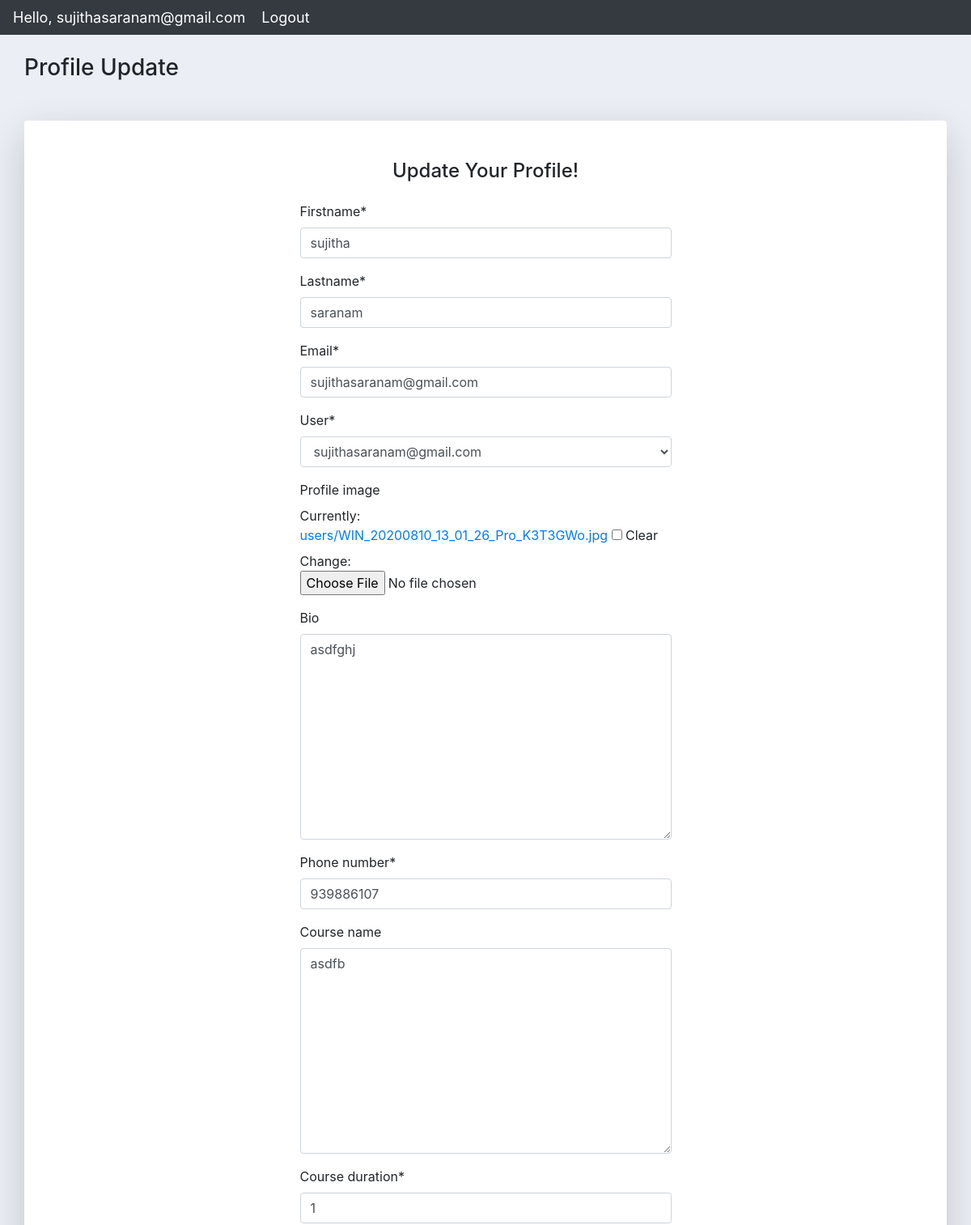
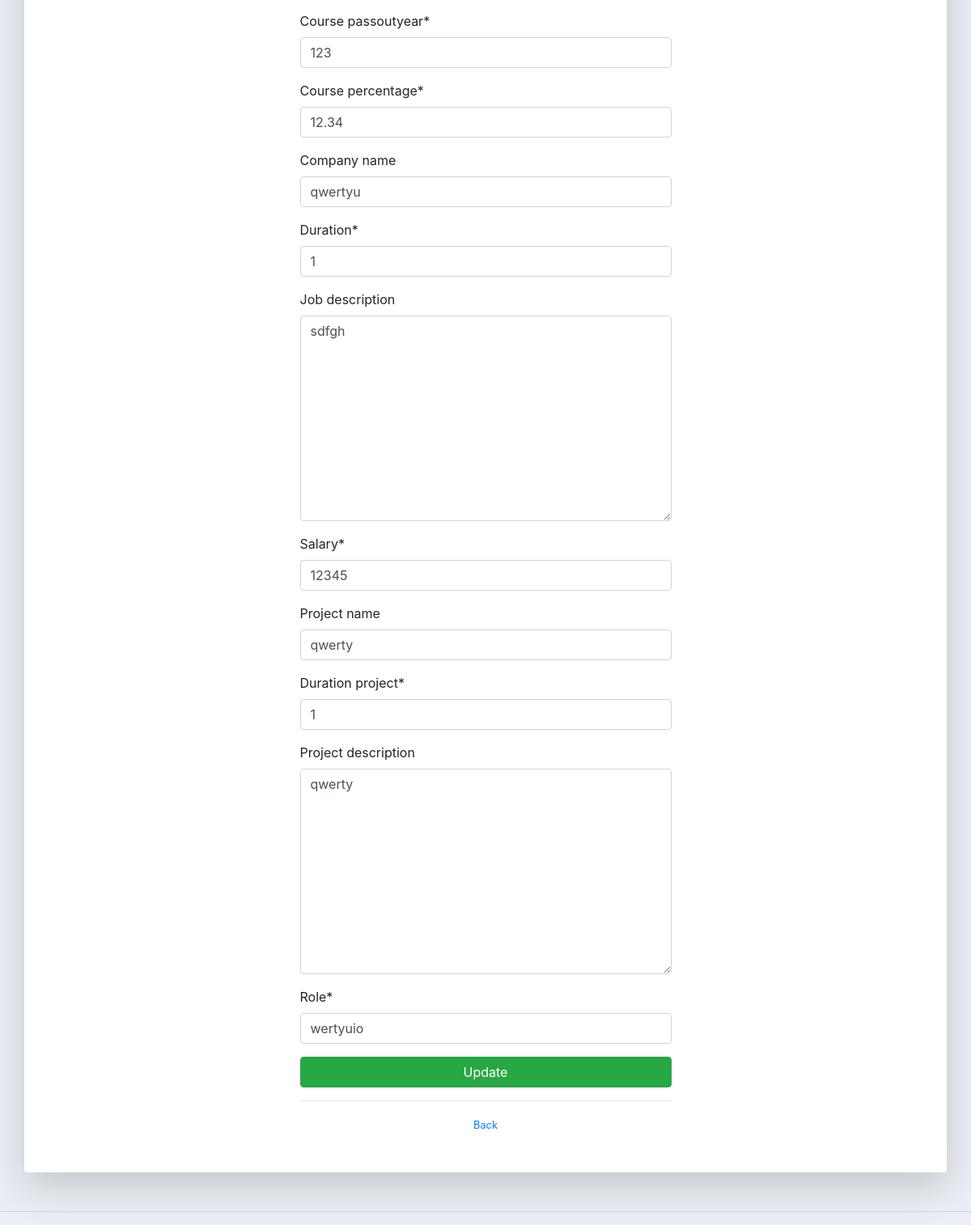
/profile-update/ (signed in), run on the app's committed database (2 pictures, top to bottom).
### ProfileBuilding/models.py (models this page shows, shortened)
class User(AbstractBaseUser,PermissionsMixin):#Inheriting the base user properties using Mixin. Mixin is helpful for inheriting parent properties
    firstname=models.CharField(max_length=100)
    lastname=models.CharField(max_length=100)
    email=models.EmailField(db_index=True,unique=True,max_length=254)
    is_staff= models.BooleanField(default=True)
    is_active=models.BooleanField(default=True)
    is_superuser=models.BooleanField(default=False)
    objects=CustomUserManager()
    USERNAME_FIELD='email'#username field is being replaced with email
    REQUIRED_FIELDS=['firstname','lastname']#marking these fields as required fields
    class Meta:
        verbose_name='User'
        verbose_name_plural='Users'

class Profile(models.Model): #this is another model to update profile as instructed
    user = models.OneToOneField(User, on_delete=models.CASCADE)#onetoone field is created to map the values for the user model
    profile_image = models.ImageField(upload_to='users/', null=True, blank=True)
    bio = models.TextField(max_length=500, blank=True)
    phone_number=models.CharField(max_length=10,null=True)
    course_name=models.TextField(max_length=500, blank=True)
    course_duration=models.IntegerField(default=0,null=True)
    course_passoutyear=models.CharField(max_length=4,null=True)
    course_percentage=models.FloatField(default=0,null=True)
    company_name=models.CharField(max_length=100,null=True, blank=True)
    duration=models.IntegerField(default=0,null=True)
    job_description=models.TextField(max_length=500, blank=True)
    salary=models.IntegerField(default=0,null=True)
    project_name=models.CharField(max_length=100,null=True, blank=True)
    duration_project=models.IntegerField(default=0,null=True)
    project_description=models.TextField(max_length=500, blank=True)
    role=models.CharField(max_length=100,null=True)

### ProfileBuilding/views.py (the view)
# urls.py: path('profile-update/', ProfileUpdateView.as_view(), name='profile-update'),
class ProfileUpdateView(LoginRequiredMixin, TemplateView):#this view is helpful in updating the values and saving it to the database
    user_form = UserForm
    profile_form = ProfileForm #these two forms helps in updating basic details and also profile details
    template_name = 'accounts/profile-update.html'#
    def post(self, request):
        post_data = request.POST or None
        file_data = request.FILES or None
        user_form = UserForm(post_data, instance=request.user)#takes the values from userform
        profile_form = ProfileForm(post_data, file_data, instance=request.user.profile)#takes the values from profile form
        if user_form.is_valid() and profile_form.is_valid():#validating the forms whether they are correct or not
            user_form.save()
            profile_form.save()
            messages.error(request, 'Your profile is updated successfully!')
            return HttpResponseRedirect(reverse_lazy('profile'))#returns to profile page
        context = self.get_context_data(
                                        user_form=user_form,
                                        profile_form=profile_form
                                    )
        return self.render_to_response(context)     #the context data is used for displaying the content in the html/template
    def get(self, request, *args, **kwargs):
        return self.post(request, *args, **kwargs)

### ProfileBuilding/forms.py
class UserForm(forms.ModelForm): #for updating the profile we have used this form to update these values.
    class Meta:
        model = User
        fields = [
            'firstname',
            'lastname',
            'email',
        ]

class ProfileForm(forms.ModelForm):#for updating profile all the fields are taken from Profile model and was being used while updating the Profile
    class Meta:
        model = Profile
        fields = ['user','profile_image','bio','phone_number','course_name','course_duration',
                    'course_passoutyear','course_percentage','company_name','duration','job_description',
                    'salary','project_name','duration_project','project_description','role']

### ProfileBuilding/templates/accounts/profile-update.html (shortened to what this page needs)
{% extends 'accounts/main.html' %}
{% load crispy_forms_tags %}
{% block content %}
    <div class="container-fluid">
        <div class="d-sm-flex align-items-center justify-content-between mb-4 mt-4">
        <h1 class="h3 mb-0 text-gray-800">Profile Update</h1>
        </div>
        <div class="card o-hidden border-0 shadow-lg my-5">
          <div class="card-body p-0">
            <div class="row">
              <div class="col-lg-3"></div>
              <div class="col-lg-6">
                <div class="p-5">
                  <div class="text-center">
                    <h1 class="h4 text-gray-900 mb-4">Update Your Profile!</h1>
                  </div>
                  <form method="POST" enctype="multipart/form-data">
                    {{user_form | crispy}}
                    {{profile_form | crispy}}
                    <button type="submit" class="btn btn-success btn-block">Update</button>
                  </form>
                  <hr>
                  <div class="text-center">
                    <a class="small" href="{% url 'profile' %}">Back</a>
                  </div>
                </div>
              </div>
            </div>
          </div>
        </div>
    </div>
{% endblock content %}

### ProfileBuilding/templates/accounts/navbar.html (shortened to what this page needs)
{% load static %}
<nav class="navbar navbar-expand-lg navbar-dark bg-dark">
  <span class="hello-msg">Hello, {{request.user}}</span>
  <span ><a  class="hello-msg" href="{% url 'logout' %}">Logout</a></span>
</nav>

### static/css/main.css (style rules this page uses)
body { background-color: #ebeff5; }

### ProfileBuilding/templates/accounts/navbar.html (style rules this page uses)
.hello-msg { font-size: 18px; color: #fff; margin-right: 20px; }

### data on the page
User: user "sujithasaranam@gmail.com", firstname "sujitha", lastname "saranam", email "sujithasaranam@gmail.com"
Profile: user "sujithasaranam@gmail.com", bio "asdfghj", phone_number "939886107", course_name "asdfb", course_duration "1", course_passoutyear "123", course_percentage "12.34", company_name "qwertyu", duration "1", job_description "sdfgh", salary "12345", project_name "qwerty", duration_project "1", project_description "qwerty", role "wertyuio"
